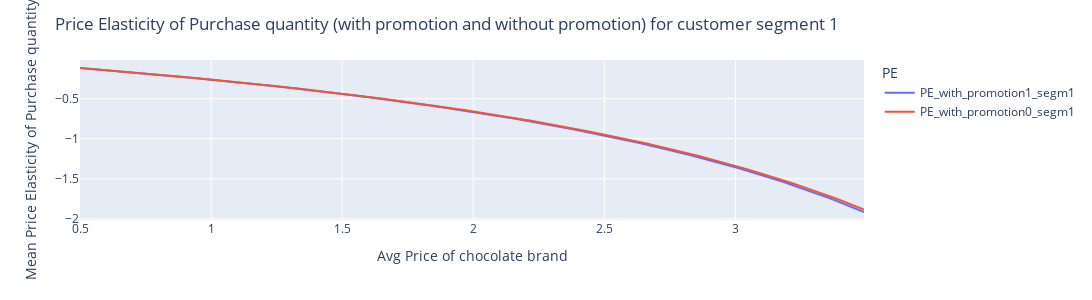

The notebook cell saved with this chart:
### Code cell
PE_0_1_promotion=df_price_elasticity_price_promotion.melt(id_vars=['price'],var_name='PE',value_name='PEValue',value_vars=['PE_with_promotion1_segm1','PE_with_promotion0_segm1'])
# PE_0_1_promotion
fig=px.line(PE_0_1_promotion,x="price",y='PEValue',color='PE')
fig.update_layout(width=1100,height=300,title='Price Elasticity of Purchase quantity (with promotion and without promotion) for customer segment 1',
                  xaxis=dict(title='Avg Price of chocolate brand'),
                  yaxis=dict(title='Mean Price Elasticity of Purchase quantity'))
fig.show()

### Figure 1 — Plotly figure (JSON) as saved in the notebook; plotly's stock layout.template omitted (floating-point values rounded to 4 significant figures; data arrays with more than 128 entries replaced by an {"elided": "..."} marker saying what was removed)
{"data": [{"hovertemplate": "PE=PE_with_promotion1_segm1<br>price=%{x}<br>PEValue=%{y}<extra></extra>", "legendgroup": "PE_with_promotion1_segm1", "line": {"color": "#636efa", "dash": "solid"}, "marker": {"symbol": "circle"}, "mode": "lines", "name": "PE_with_promotion1_segm1", "orientation": "v", "showlegend": true, "type": "scatter", "x": {"elided": "300 float values"}, "xaxis": "x", "y": {"elided": "300 float values"}, "yaxis": "y"}, {"hovertemplate": "PE=PE_with_promotion0_segm1<br>price=%{x}<br>PEValue=%{y}<extra></extra>", "legendgroup": "PE_with_promotion0_segm1", "line": {"color": "#EF553B", "dash": "solid"}, "marker": {"symbol": "circle"}, "mode": "lines", "name": "PE_with_promotion0_segm1", "orientation": "v", "showlegend": true, "type": "scatter", "x": {"elided": "300 float values"}, "xaxis": "x", "y": {"elided": "300 float values"}, "yaxis": "y"}], "layout": {"height": 300, "legend": {"title": {"text": "PE"}, "tracegroupgap": 0}, "margin": {"t": 60}, "title": {"text": "Price Elasticity of Purchase quantity (with promotion and without promotion) for customer segment 1"}, "width": 1100, "xaxis": {"anchor": "y", "autorange": true, "domain": [0, 1], "range": [0.5, 3.49], "title": {"text": "Avg Price of chocolate brand"}, "type": "linear"}, "yaxis": {"anchor": "x", "autorange": true, "domain": [0, 1], "range": [-2.015, -0.01882], "title": {"text": "Mean Price Elasticity of Purchase quantity"}, "type": "linear"}}}
